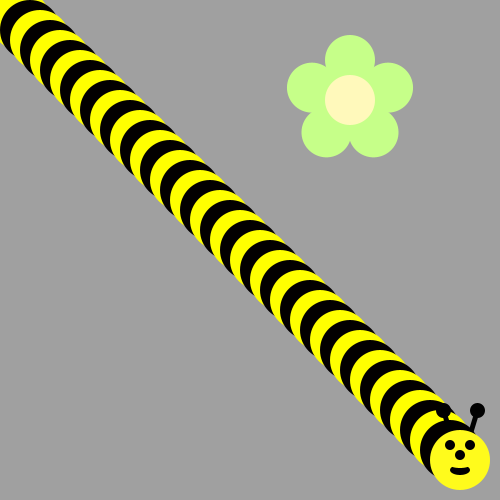
Frame 1 (no input)
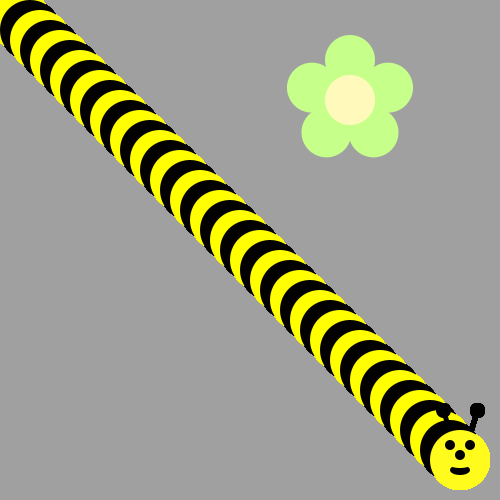
Frame 60 (the mouse pressed at the canvas centre just before this capture)
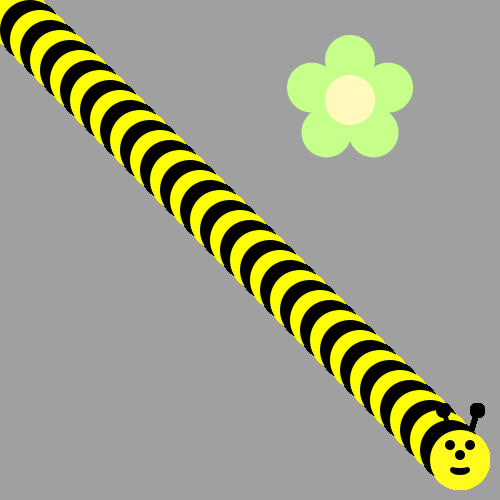
Frame 120 (the mouse held since frame 60 and released just before this capture)

The Processing sketch that drew these frames (run headless with seeded random() and noise(); from frame 60 on, the mouse is pressed at the canvas centre):

// Processing sketch: bumble_bee
// ── bumble_bee.pde
void draw() {
for (int i = 0; i < 46; i++){
 if (i % 2 == 0) {
    fill(#FFFF00);
  } else {
  
    fill(#030000);
  } 
ellipse(10* i,10*i, 60, 60); 
}
drawBeeFace(460,460);
}
/*Use a loop to make a body for the Bee!
Then put his head on using drawBeeFace(x,y)
Use Modulo to make the colors alternate 
*/
void drawFlower(int x, int y) {
     noStroke();
     translate(x, y);
     // draw 5 petals, rotating after each one
     fill(#c6ff89);      // green
      for (int i = 0; i < 5; i++) {
           ellipse(0, -40, 50, 50);
          rotate(radians(72));
     }
     fill(#fff9bb); // light yellow
     ellipse(0, 0, 50, 50);
} 
void drawBeeFace(int BeeFaceX, int BeeFaceY) {
     noStroke();
     fill(0, 0, 0);
     stroke(1);
     strokeWeight(5);
     line(BeeFaceX-10, BeeFaceY-27, BeeFaceX-17, BeeFaceY-50);
     line(BeeFaceX+10, BeeFaceY-27, BeeFaceX+17, BeeFaceY-50);
     ellipse(BeeFaceX-17, BeeFaceY-50, 10, 10);
     ellipse(BeeFaceX+17, BeeFaceY-50, 10, 10);
     noStroke();
     fill(255, 251, 28);
     ellipse(BeeFaceX, BeeFaceY, 60, 60); // face
     fill(255, 237, 209);
     fill(0,0,0);
      ellipse(BeeFaceX-10, BeeFaceY-15, 10, 10); // eyes
     ellipse(BeeFaceX+10, BeeFaceY-15, 10, 10);
      ellipse(BeeFaceX, BeeFaceY-5, 10, 10); // nose
      ellipse(BeeFaceX, BeeFaceY+10, 20, 10);// mouth
     fill(255, 251, 28);
     ellipse(BeeFaceX, BeeFaceY+5, 20, 6);
}

void setup() {
     ellipseMode(CENTER);
     size(500, 500);
     background(160, 160, 160);
      drawFlower(350, 100);
}
